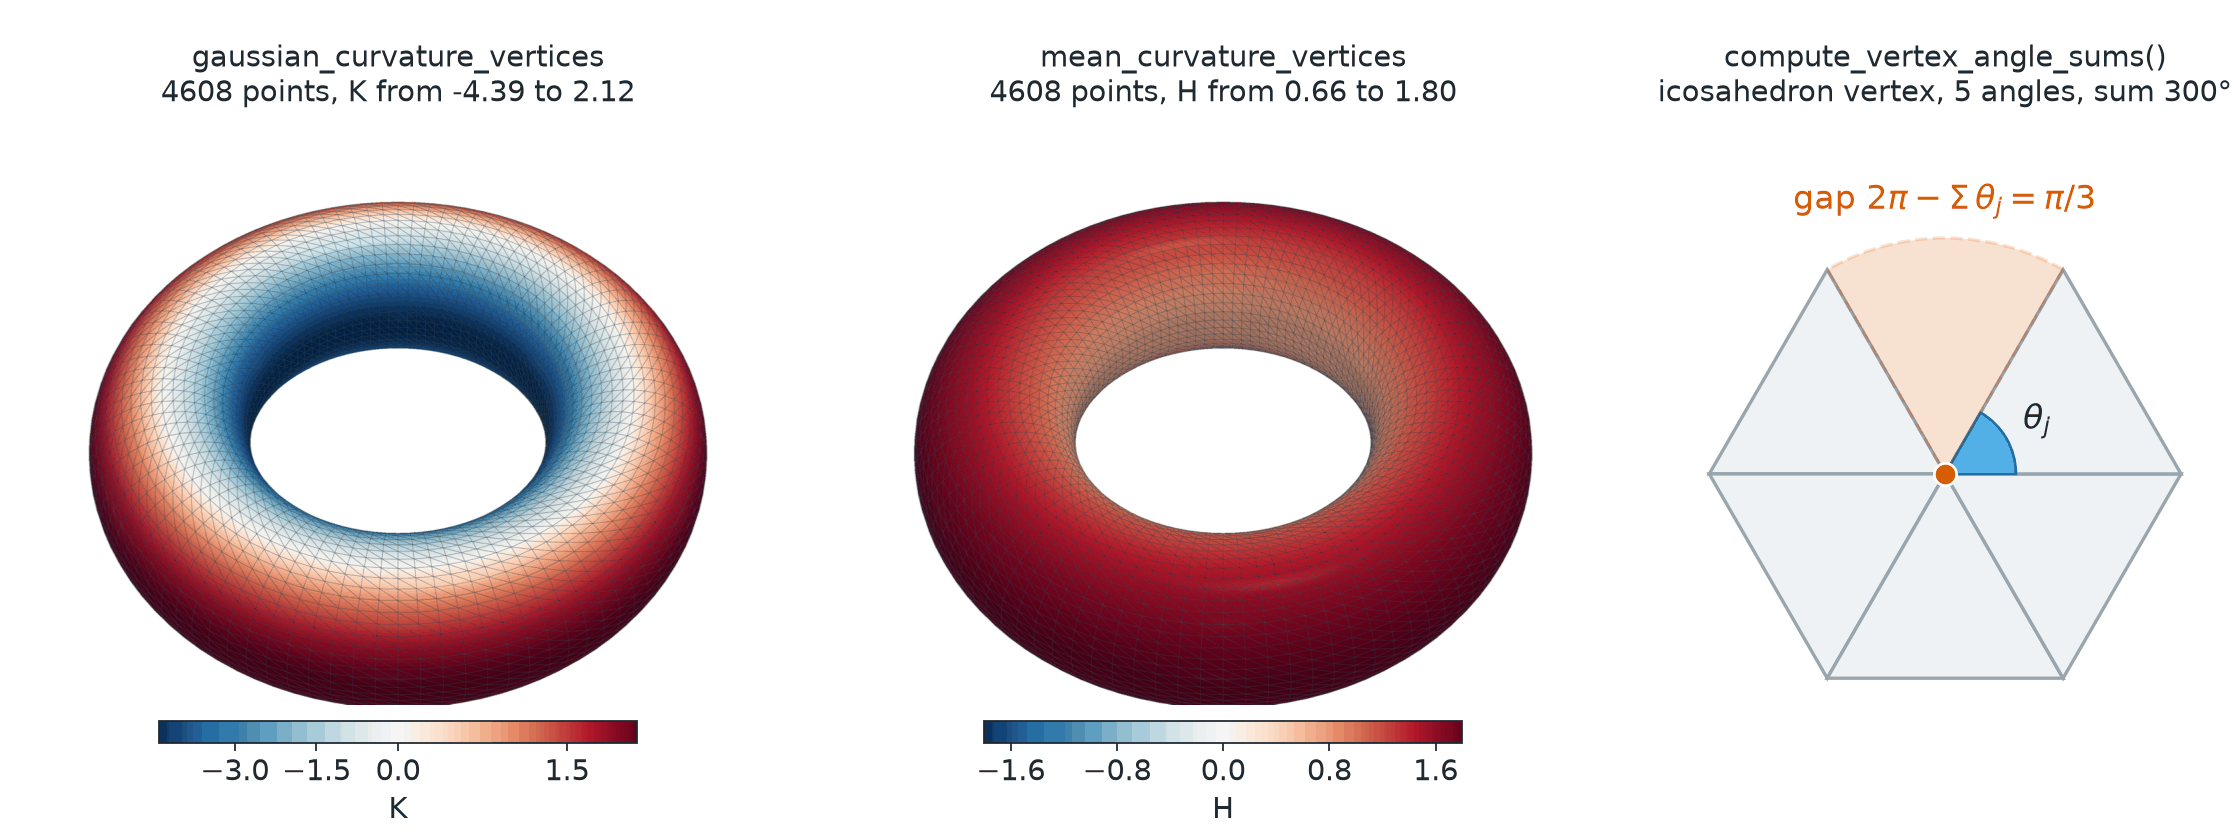

The script that drew this image:
# SPDX-FileCopyrightText: Copyright (c) 2023 - 2026 NVIDIA CORPORATION & AFFILIATES.
# SPDX-FileCopyrightText: All rights reserved.
# SPDX-License-Identifier: Apache-2.0
#
# Licensed under the Apache License, Version 2.0 (the "License");
# you may not use this file except in compliance with the License.
# You may obtain a copy of the License at
#
# http://www.apache.org/licenses/LICENSE-2.0
#
# Unless required by applicable law or agreed to in writing, software
# distributed under the License is distributed on an "AS IS" BASIS,
# WITHOUT WARRANTIES OR CONDITIONS OF ANY KIND, either express or implied.
# See the License for the specific language governing permissions and
# limitations under the License.


"""Render Gaussian and mean curvature on a torus, and the angle defect at an icosahedron vertex."""

import math
from pathlib import Path

import matplotlib.pyplot as plt
import numpy as np
from _style import (
    DIVERGING,
    EDGE,
    FACE,
    RESULT,
    SECOND,
    SECOND_FILL,
    SURFACE_EDGE,
    TEXT,
    clean_axis,
    render,
    save,
)
from matplotlib import colormaps
from matplotlib.cm import ScalarMappable
from matplotlib.colors import TwoSlopeNorm
from matplotlib.patches import Polygon, Wedge
from matplotlib.ticker import MaxNLocator

from physicsnemo.mesh import Mesh
from physicsnemo.mesh.geometry import compute_vertex_angle_sums
from physicsnemo.mesh.io import to_pyvista
from physicsnemo.mesh.primitives.surfaces import sphere_icosahedral, torus

OUTPUT = Path(__file__).parent / "curvature_torus.png"

TORUS_VIEW = (0.0, -1.0, 1.15)


def _norm(values):
    """A colormap norm centered at zero.

    A field that changes sign stretches each side to its own extreme. A field of
    one sign gets a symmetric range, so that its colorbar shows it has one sign.
    """

    low, high = float(values.min()), float(values.max())
    if low < 0.0 < high:
        return TwoSlopeNorm(vcenter=0.0, vmin=low, vmax=high)
    bound = max(abs(low), abs(high))
    return TwoSlopeNorm(vcenter=0.0, vmin=-bound, vmax=bound)


def _render_field(mesh, values, norm):
    """Render the torus colored by a vertex field through a centered norm."""

    surface = to_pyvista(mesh)
    rgb = colormaps[DIVERGING](norm(values.numpy()))[:, :3]
    surface.point_data["rgb"] = (255 * rgb).astype(np.uint8)
    actors = [
        (
            surface,
            dict(
                scalars="rgb",
                rgb=True,
                smooth_shading=True,
                show_edges=True,
                edge_color=SURFACE_EDGE,
                line_width=0.3,
                ambient=0.45,
                diffuse=0.6,
                specular=0.1,
            ),
        )
    ]
    return render(actors, window_size=(1200, 820), zoom=1.65, view_vector=TORUS_VIEW)


def _draw_angle_defect(axis, n_triangles, defect):
    """Lay the triangles around one vertex flat and mark the gap they leave."""

    theta = (2 * math.pi - defect) / n_triangles
    start = math.pi / 2 + defect / 2
    for k in range(n_triangles):
        a0, a1 = start + k * theta, start + (k + 1) * theta
        corners = [
            (0.0, 0.0),
            (math.cos(a0), math.sin(a0)),
            (math.cos(a1), math.sin(a1)),
        ]
        axis.add_patch(
            Polygon(corners, closed=True, facecolor=FACE, edgecolor=EDGE, linewidth=1.5)
        )
        if k == n_triangles - 1:
            axis.add_patch(
                Wedge(
                    (0.0, 0.0),
                    0.3,
                    math.degrees(a0),
                    math.degrees(a1),
                    facecolor=SECOND_FILL,
                    edgecolor=SECOND,
                    linewidth=1.2,
                )
            )
            middle = 0.5 * (a0 + a1)
            axis.text(
                0.45 * math.cos(middle),
                0.45 * math.sin(middle),
                r"$\theta_j$",
                ha="center",
                va="center",
                color=TEXT,
                fontsize=15,
            )
    axis.add_patch(
        Wedge(
            (0.0, 0.0),
            1.0,
            math.degrees(math.pi / 2 - defect / 2),
            math.degrees(math.pi / 2 + defect / 2),
            facecolor=RESULT,
            alpha=0.18,
            edgecolor=RESULT,
            linestyle="--",
            linewidth=1.5,
        )
    )
    axis.plot(
        0.0,
        0.0,
        "o",
        color=RESULT,
        markersize=10,
        markeredgecolor="white",
        markeredgewidth=1.2,
        zorder=4,
    )
    axis.text(
        0.0,
        1.08,
        r"gap $2\pi - \Sigma\,\theta_j = \pi/3$",
        ha="center",
        va="bottom",
        color=RESULT,
        fontsize=15,
    )


def main():
    """Generate the documentation image."""

    mesh = torus.load(major_radius=1.0, minor_radius=0.35, n_major=96, n_minor=48)
    # torus.load() winds its cells with inward normals. Reverse them, so that
    # the normals point outward and the mean curvature comes out positive.
    mesh = Mesh(points=mesh.points, cells=mesh.cells[:, [0, 2, 1]])
    gaussian = mesh.gaussian_curvature_vertices
    mean = mesh.mean_curvature_vertices
    print(f"K in [{float(gaussian.min()):.3f}, {float(gaussian.max()):.3f}]")
    print(f"H in [{float(mean.min()):.3f}, {float(mean.max()):.3f}]")

    icosahedron = sphere_icosahedral.load(subdivisions=0)
    angle_sum = float(compute_vertex_angle_sums(icosahedron)[0])
    defect = 2 * math.pi - angle_sum
    n_triangles = int((icosahedron.cells == 0).any(dim=-1).sum())
    print(f"icosahedron vertex 0: angle sum {math.degrees(angle_sum):.1f} deg")

    figure, axes = plt.subplots(
        1, 3, figsize=(14.0, 5.2), gridspec_kw={"width_ratios": (1.35, 1.35, 1.0)}
    )
    titles = []
    for axis, values, name, symbol in (
        (axes[0], gaussian, "gaussian_curvature_vertices", "K"),
        (axes[1], mean, "mean_curvature_vertices", "H"),
    ):
        norm = _norm(values)
        axis.imshow(_render_field(mesh, values, norm))
        titles.append(
            f"{name}\n{mesh.n_points} points, {symbol} from"
            f" {float(values.min()):.2f} to {float(values.max()):.2f}"
        )
        axis.set_axis_off()
        colorbar = figure.colorbar(
            ScalarMappable(norm=norm, cmap=DIVERGING),
            cax=axis.inset_axes([0.2, -0.07, 0.6, 0.04]),
            orientation="horizontal",
        )
        colorbar.locator = MaxNLocator(nbins=5)
        colorbar.update_ticks()
        colorbar.set_label(symbol)

    _draw_angle_defect(axes[2], n_triangles, defect)
    titles.append(
        f"compute_vertex_angle_sums()\nicosahedron vertex, {n_triangles} angles,"
        f" sum {math.degrees(angle_sum):.0f}°"
    )
    clean_axis(axes[2], ((-1.25, 1.25), (-1.0, 1.35)))
    figure.subplots_adjust(left=0.0, right=1.0, bottom=0.12, top=0.84, wspace=0.04)
    # Put the three titles on one line, although the panels differ in height.
    for axis, title in zip(axes, titles, strict=True):
        box = axis.get_position()
        figure.text(0.5 * (box.x0 + box.x1), 0.95, title, ha="center", va="top")
    save(figure, OUTPUT)


if __name__ == "__main__":
    main()
